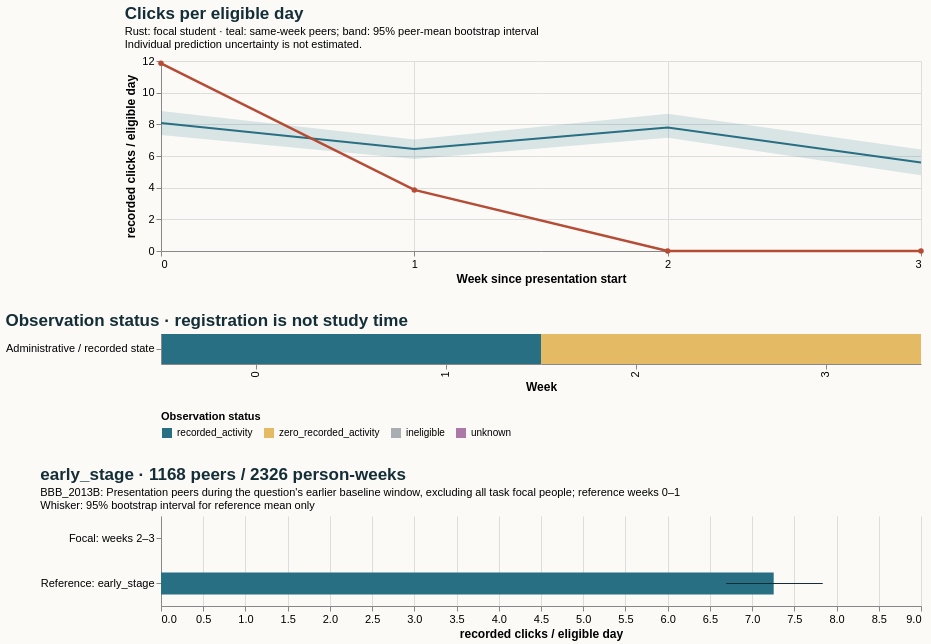

Write a Vega-Lite specification for this figure.
### Vega-Lite specification from a JSON file in a GitHub repository (floating-point values rounded to 4 significant figures)
{"$schema": "https://vega.github.io/schema/vega-lite/v5.20.1.json", "config": {"axis": {"labelFontSize": 11, "titleFontSize": 12}, "background": "#fbfaf7", "font": "sans-serif", "title": {"anchor": "start", "color": "#142e38", "fontSize": 17, "subtitleFontSize": 11}, "view": {"continuousHeight": 300, "continuousWidth": 300, "stroke": null}}, "datasets": {"data-190e932dd2026ae2b920ab00807d1d03": [{"hi": null, "lo": null, "series": "Focal: weeks 2–3", "value": 0.0}, {"hi": 7.836, "lo": 6.692, "series": "Reference: early_stage", "value": 7.256}], "data-a3721619c4fa89dfddab4afdcc18220b": [{"eligible_days": 7.0, "end_day": 6, "logging_completeness": "unknown", "observation_status": "recorded_activity", "row": "Administrative / recorded state", "score_status": "withheld_release_time_unknown", "start_day": 0, "value": 11.86, "week": 0}, {"eligible_days": 7.0, "end_day": 13, "logging_completeness": "unknown", "observation_status": "recorded_activity", "row": "Administrative / recorded state", "score_status": "withheld_release_time_unknown", "start_day": 7, "value": 3.857, "week": 1}, {"eligible_days": 7.0, "end_day": 20, "logging_completeness": "unknown", "observation_status": "zero_recorded_activity", "row": "Administrative / recorded state", "score_status": "withheld_release_time_unknown", "start_day": 14, "value": 0.0, "week": 2}, {"eligible_days": 4.0, "end_day": 27, "logging_completeness": "unknown", "observation_status": "zero_recorded_activity", "row": "Administrative / recorded state", "score_status": "withheld_release_time_unknown", "start_day": 21, "value": 0.0, "week": 3}], "data-b551c7bd663f0699f98e6681c376d5df": [{"end_day": 6, "focal_value": 11.86, "peer_ci_high": 8.843, "peer_ci_low": 7.334, "peer_mean": 8.09, "peer_observations": 1167, "peer_people": 1167, "reference": "early_stage", "unit": "recorded clicks / eligible day", "week": 0}, {"end_day": 13, "focal_value": 3.857, "peer_ci_high": 7.046, "peer_ci_low": 5.807, "peer_mean": 6.449, "peer_observations": 1159, "peer_people": 1159, "reference": "early_stage", "unit": "recorded clicks / eligible day", "week": 1}, {"end_day": 20, "focal_value": 0.0, "peer_ci_high": 8.666, "peer_ci_low": 7.151, "peer_mean": 7.8, "peer_observations": 1140, "peer_people": 1140, "reference": "early_stage", "unit": "recorded clicks / eligible day", "week": 2}, {"end_day": 27, "focal_value": 0.0, "peer_ci_high": 6.416, "peer_ci_low": 4.781, "peer_mean": 5.586, "peer_observations": 1132, "peer_people": 1132, "reference": "early_stage", "unit": "recorded clicks / eligible day", "week": 3}]}, "resolve": {"scale": {"color": "independent"}}, "spacing": 28, "vconcat": [{"data": {"name": "data-b551c7bd663f0699f98e6681c376d5df"}, "height": 190, "layer": [{"encoding": {"x": {"axis": {"tickMinStep": 1}, "field": "week", "title": "Week since presentation start", "type": "quantitative"}, "y": {"field": "peer_ci_low", "scale": {"zero": true}, "title": "recorded clicks / eligible day", "type": "quantitative"}, "y2": {"field": "peer_ci_high"}}, "mark": {"color": "#286f83", "opacity": 0.16, "type": "area"}}, {"encoding": {"tooltip": [{"field": "week", "type": "quantitative"}, {"field": "peer_mean", "type": "quantitative"}, {"field": "peer_people", "type": "quantitative"}, {"field": "peer_observations", "type": "quantitative"}], "x": {"field": "week", "type": "quantitative"}, "y": {"field": "peer_mean", "type": "quantitative"}}, "mark": {"color": "#286f83", "strokeWidth": 2, "type": "line"}}, {"encoding": {"tooltip": [{"field": "week", "type": "quantitative"}, {"field": "focal_value", "type": "quantitative"}], "x": {"field": "week", "type": "quantitative"}, "y": {"field": "focal_value", "type": "quantitative"}}, "mark": {"color": "#b64c35", "point": {"color": "#b64c35"}, "strokeWidth": 2.5, "type": "line"}}], "title": {"subtitle": ["Rust: focal student · teal: same-week peers; band: 95% peer-mean bootstrap interval", "Individual prediction uncertainty is not estimated."], "text": "Clicks per eligible day"}, "width": 760}, {"data": {"name": "data-a3721619c4fa89dfddab4afdcc18220b"}, "encoding": {"color": {"field": "observation_status", "legend": {"labelLimit": 260, "orient": "bottom"}, "scale": {"domain": ["recorded_activity", "zero_recorded_activity", "ineligible", "unknown"], "range": ["#286f83", "#e4bb64", "#aaaeb3", "#ac78a5"]}, "title": "Observation status", "type": "nominal"}, "tooltip": [{"field": "week", "type": "quantitative"}, {"field": "eligible_days", "type": "quantitative"}, {"field": "observation_status", "type": "nominal"}, {"field": "logging_completeness", "type": "nominal"}], "x": {"field": "week", "title": "Week", "type": "ordinal"}, "y": {"field": "row", "title": null, "type": "nominal"}}, "height": 30, "mark": {"type": "rect"}, "title": "Observation status · registration is not study time", "width": 760}, {"data": {"name": "data-190e932dd2026ae2b920ab00807d1d03"}, "height": 90, "layer": [{"encoding": {"x": {"field": "value", "scale": {"domain": [0, 8.228], "zero": true}, "title": "recorded clicks / eligible day", "type": "quantitative"}, "y": {"field": "series", "sort": null, "title": null, "type": "nominal"}}, "mark": {"color": "#286f83", "size": 22, "type": "bar"}}, {"encoding": {"x": {"field": "lo", "type": "quantitative"}, "x2": {"field": "hi"}, "y": {"field": "series", "sort": null, "title": null, "type": "nominal"}}, "mark": {"color": "#142e38", "type": "rule"}}], "title": {"subtitle": ["BBB_2013B: Presentation peers during the question's earlier baseline window, excluding all task focal people; reference weeks 0–1", "Whisker: 95% bootstrap interval for reference mean only"], "text": "early_stage · 1168 peers / 2326 person-weeks"}, "width": 760}]}
